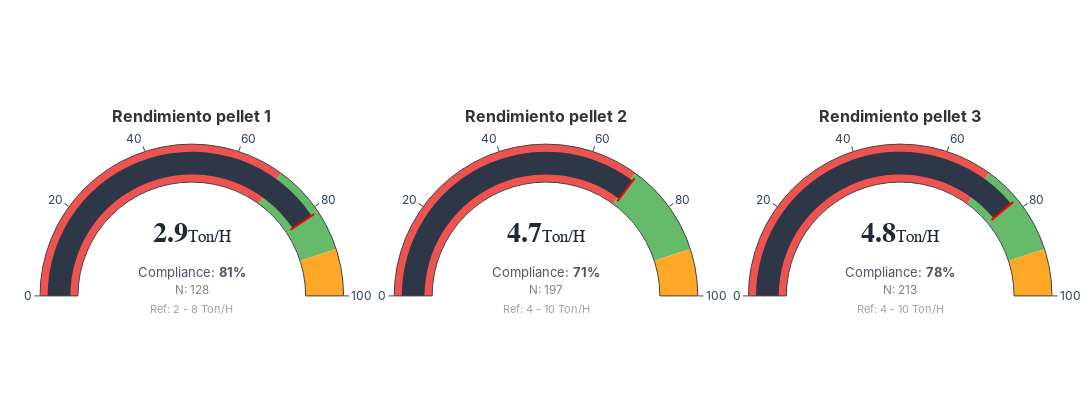

Notebook cell for this chart:
### Code cell
# Ejemplo 1: Temperatura con conteo de lotes
fig = plot_gauge_grid(
    df=prod_pel_trimmed,
    group_col="pellet",
    value_col="performance",
    target_ranges={
        "pellet 1": (2, 8),
        "pellet 2": (4, 10),
        "pellet 3": (4, 10),
    },
    order_groups=["pellet 1", "pellet 2", "pellet 3"],

    count_col="lot",  # Cuenta lotes distintos
    title_prefix="Rendimiento",
    unit="Ton/H",
)
s3.save_plotly_html(fig, "gauge_pellet_rend.html")
fig.show()

### Figure 1 — Plotly figure (JSON) as saved in the notebook; plotly's stock layout.template omitted (floating-point values rounded to 4 significant figures)
{"data": [{"domain": {"x": [0, 0.3], "y": [0, 1]}, "gauge": {"axis": {"range": [0, 100], "tickformat": ".0f"}, "bar": {"color": "#2D3748", "thickness": 0.6}, "bgcolor": "white", "steps": [{"color": "#EF5350", "range": [0, 70]}, {"color": "#66BB6A", "range": [70, 90]}, {"color": "#FFA726", "range": [90, 100]}], "threshold": {"line": {"color": "red", "width": 2}, "thickness": 0.75, "value": 81.25}}, "mode": "gauge", "title": {"font": {"color": "#333333", "size": 16}, "text": "<b>Rendimiento pellet 1</b>"}, "type": "indicator", "value": 81.25}, {"domain": {"x": [0.35, 0.65], "y": [0, 1]}, "gauge": {"axis": {"range": [0, 100], "tickformat": ".0f"}, "bar": {"color": "#2D3748", "thickness": 0.6}, "bgcolor": "white", "steps": [{"color": "#EF5350", "range": [0, 70]}, {"color": "#66BB6A", "range": [70, 90]}, {"color": "#FFA726", "range": [90, 100]}], "threshold": {"line": {"color": "red", "width": 2}, "thickness": 0.75, "value": 70.56}}, "mode": "gauge", "title": {"font": {"color": "#333333", "size": 16}, "text": "<b>Rendimiento pellet 2</b>"}, "type": "indicator", "value": 70.56}, {"domain": {"x": [0.7, 1], "y": [0, 1]}, "gauge": {"axis": {"range": [0, 100], "tickformat": ".0f"}, "bar": {"color": "#2D3748", "thickness": 0.6}, "bgcolor": "white", "steps": [{"color": "#EF5350", "range": [0, 70]}, {"color": "#66BB6A", "range": [70, 90]}, {"color": "#FFA726", "range": [90, 100]}], "threshold": {"line": {"color": "red", "width": 2}, "thickness": 0.75, "value": 77.93}}, "mode": "gauge", "title": {"font": {"color": "#333333", "size": 16}, "text": "<b>Rendimiento pellet 3</b>"}, "type": "indicator", "value": 77.93}], "layout": {"annotations": [{"font": {"color": "#1F2937", "family": "Arial", "size": 28}, "showarrow": false, "text": "<b>2.9</b><span style='font-size:0.6em'>Ton/H</span>", "x": 0.15, "xanchor": "center", "xref": "paper", "y": 0.45, "yref": "paper"}, {"align": "center", "font": {"color": "#4B5563", "size": 13}, "showarrow": false, "text": "Compliance: <b>81%</b><br><span style='font-size:0.9em; color:gray'>N: 128</span>", "x": 0.15, "xanchor": "center", "xref": "paper", "y": 0.35, "yanchor": "top", "yref": "paper"}, {"font": {"color": "#9CA3AF", "size": 11}, "showarrow": false, "text": "Ref: 2 - 8 Ton/H", "x": 0.15, "xanchor": "center", "xref": "paper", "y": 0.15, "yref": "paper"}, {"font": {"color": "#1F2937", "family": "Arial", "size": 28}, "showarrow": false, "text": "<b>4.7</b><span style='font-size:0.6em'>Ton/H</span>", "x": 0.5, "xanchor": "center", "xref": "paper", "y": 0.45, "yref": "paper"}, {"align": "center", "font": {"color": "#4B5563", "size": 13}, "showarrow": false, "text": "Compliance: <b>71%</b><br><span style='font-size:0.9em; color:gray'>N: 197</span>", "x": 0.5, "xanchor": "center", "xref": "paper", "y": 0.35, "yanchor": "top", "yref": "paper"}, {"font": {"color": "#9CA3AF", "size": 11}, "showarrow": false, "text": "Ref: 4 - 10 Ton/H", "x": 0.5, "xanchor": "center", "xref": "paper", "y": 0.15, "yref": "paper"}, {"font": {"color": "#1F2937", "family": "Arial", "size": 28}, "showarrow": false, "text": "<b>4.8</b><span style='font-size:0.6em'>Ton/H</span>", "x": 0.85, "xanchor": "center", "xref": "paper", "y": 0.45, "yref": "paper"}, {"align": "center", "font": {"color": "#4B5563", "size": 13}, "showarrow": false, "text": "Compliance: <b>78%</b><br><span style='font-size:0.9em; color:gray'>N: 213</span>", "x": 0.85, "xanchor": "center", "xref": "paper", "y": 0.35, "yanchor": "top", "yref": "paper"}, {"font": {"color": "#9CA3AF", "size": 11}, "showarrow": false, "text": "Ref: 4 - 10 Ton/H", "x": 0.85, "xanchor": "center", "xref": "paper", "y": 0.15, "yref": "paper"}], "font": {"family": "Inter, sans-serif"}, "height": 400, "margin": {"b": 40, "l": 40, "r": 40, "t": 80}, "width": 1100}}
